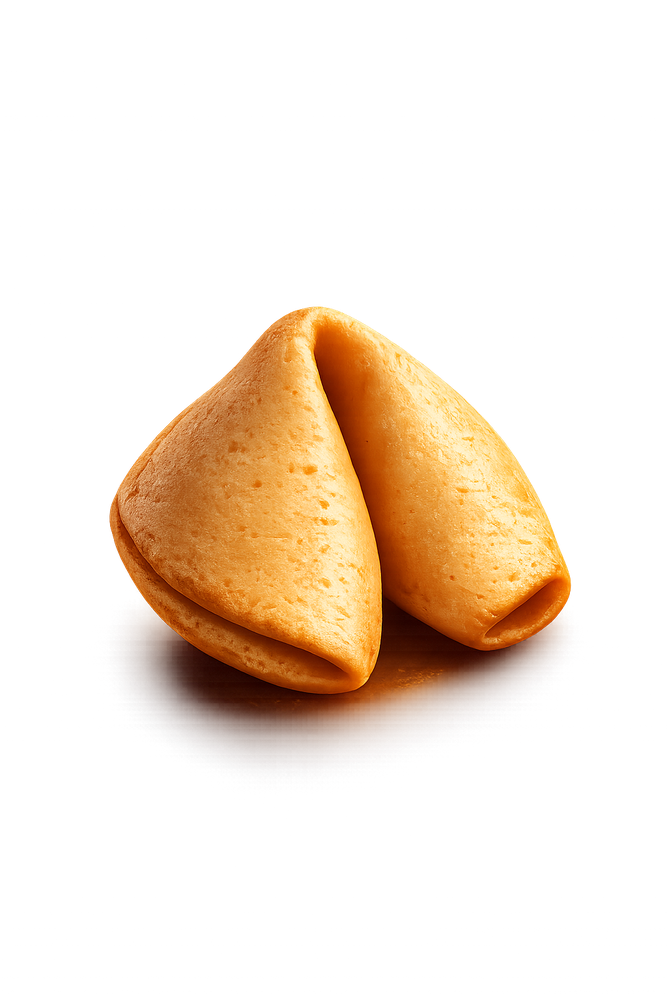
#> input picture android/design/intact_cookie.png, 667 x 1000 px, shrunk from 1024 x 1536 before the run
$ python make_halves.py
#> lines starting #> are read from the running program, lines starting #| are printed output that depends on the picture
"""
Generate left/right broken-cookie halves and cropped hero assets for Open Cookie.

The halves are derived from the real intact_cookie.png so they keep the same lighting,
texture, scale and perspective. The torn edge is intentionally solid and warm: no wide
alpha feather, no white/gray erase effect, only a believable baked crumb interior.
"""
import os
import math
import random
import numpy as np
from PIL import Image

SRC_DIR = os.path.dirname(__file__)
OUT_DIR = os.path.join(SRC_DIR, "..", "app", "src", "main", "res", "drawable-nodpi")
os.makedirs(OUT_DIR, exist_ok=True)

random.seed(73)


def crop_to_content(im, pad=8):
    bbox = im.split()[3].getbbox()
    l, t, r, b = bbox
    l = max(0, l - pad); t = max(0, t - pad)
    r = min(im.width, r + pad); b = min(im.height, b + pad)
    return im.crop((l, t, r, b))


def build_tear(h, w):
    """A jagged, slightly leaning tear line with larger solid irregularities."""
    center = 0.5 * w
    lean = 0.035 * w
    n = 18
    ctrl = [
        center + lean * (i / (n - 1) - 0.5) + random.uniform(-0.045, 0.045) * w
        for i in range(n)
    ]
    ys = np.linspace(0, h - 1, n)
    boundary = np.interp(np.arange(h), ys, ctrl)

    coarse = np.array([random.uniform(-0.018, 0.018) * w for _ in range(h)])
    coarse = np.convolve(coarse, np.ones(13) / 13, mode="same")

    fine = np.array([random.uniform(-0.009, 0.009) * w for _ in range(h)])
    fine = np.convolve(fine, np.ones(5) / 5, mode="same")

    scallop = (
        np.sin(np.linspace(0.0, math.tau * 6.5, h) + 0.7) * 0.0065 * w
        + np.sin(np.linspace(0.0, math.tau * 13.0, h) + 1.2) * 0.003 * w
    )
    return boundary + coarse + fine + scallop


def make_half(arr, boundary, side, edge_depth):
    """Cut one half and shade the torn edge as a solid, warm crumb interior."""
    h, w, _ = arr.shape
    xg = np.broadcast_to(np.arange(w), (h, w)).astype(float)
    bx = boundary[:, None]
    out = arr.copy()
    if side == "left":
        keep = xg < bx
        dist = bx - xg  # >0 inside piece, small near edge
    else:
        keep = xg >= bx
        dist = xg - bx

    alpha = out[..., 3] * keep
    out[..., 3] = alpha

    rng = np.random.default_rng(73 if side == "left" else 91)
    depth_profile = np.array(
        [random.uniform(0.82, 1.16) for _ in range(h)],
        dtype=float,
    )
    depth_profile = np.interp(
        np.arange(h),
        np.linspace(0, h - 1, len(depth_profile)),
        depth_profile,
    )[:, None]
    depth_profile = np.convolve(depth_profile[:, 0], np.ones(25) / 25, mode="same")[:, None]
    depth_profile = edge_depth * depth_profile

    crumb = np.clip(1.0 - dist / depth_profile, 0.0, 1.0) * keep
    crumb = crumb ** 1.2
    root = np.clip(1.0 - dist / (depth_profile * 0.28), 0.0, 1.0) * keep
    highlight = np.clip(1.0 - dist / (depth_profile * 0.62), 0.0, 1.0) * keep

    light = np.array([244.0, 205.0, 132.0])
    warm = np.array([226.0, 168.0, 83.0])
    root_shadow = np.array([173.0, 103.0, 41.0])
    speckle = rng.normal(0.0, 1.0, (h, w))
    speckle = np.clip(speckle, -1.6, 1.6)

    for c in range(3):
        base = out[..., c]
        base = base * (1.0 - crumb * 0.55) + warm[c] * crumb * 0.55
        base = base * (1.0 - highlight * 0.16) + light[c] * highlight * 0.16
        base = base * (1.0 - root * 0.22) + root_shadow[c] * root * 0.22
        base = base + crumb * speckle * 10.0
        out[..., c] = np.clip(base, 0, 255)

    return out


def main():
    intact = Image.open(os.path.join(SRC_DIR, "intact_cookie.png")).convert("RGBA")
#> intact is the input picture: PIL image 667x1000 RGBA; mean R, G, B, A 43.7, 27.4, 12.4, 51.6
    intact = crop_to_content(intact)
#> in crop_to_content, `bbox = im.split()[3].getbbox()`: bbox = (2, 38, 667, 994)
#> in crop_to_content, `l, t, r, b = bbox`: l = 2; t = 38; r = 667; b = 994
#> in crop_to_content, `l = max(0, l - pad)`: l = 0
#> in crop_to_content, `t = max(0, t - pad)`: t = 30
#> in crop_to_content, `b = min(im.height, b + pad)`: b = 1000
#> in crop_to_content, `return im.crop((l, t, r, b))`:
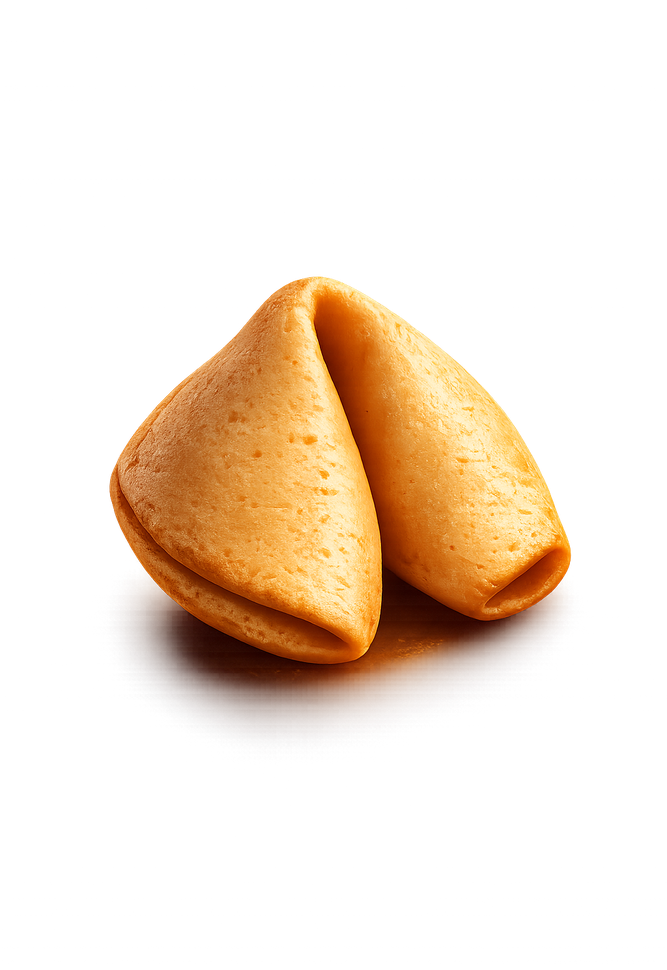
#> returned value: PIL image 667x970 RGBA; mean R, G, B, A 45.1, 28.3, 12.7, 53.2; transparent parts drawn white
    w, h = intact.size
#> w = 667; h = 970
    arr = np.asarray(intact, dtype=float)
    arr[..., 3] = np.where(arr[..., 3] < 6, 0, arr[..., 3])

    boundary = build_tear(h, w)
    edge_depth = 0.10 * w
#> edge_depth = 66.7

    left = make_half(arr, boundary, "left", edge_depth)
    right = make_half(arr, boundary, "right", edge_depth)
#> call 2 of make_half, with boundary = array of shape (970,), side = 'right', edge_depth = 66.7
#> in make_half (call 2), `alpha = out[..., 3] * keep`:
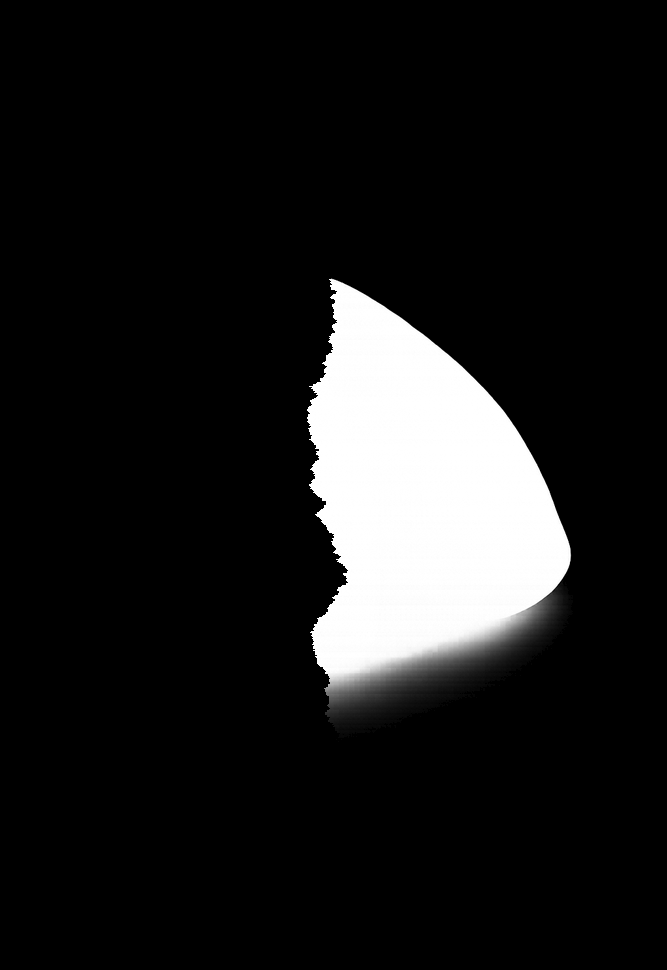
#> alpha: shape (970, 667) float64; min 0, max 255, mean 27.6
#> the loop in make_half (call 2), `for c in range(3):` made 3 passes
#> pass 1, in make_half (call 2), `base = base * (1.0 - crumb * 0.55) + warm[c] * crumb * 0.55`:
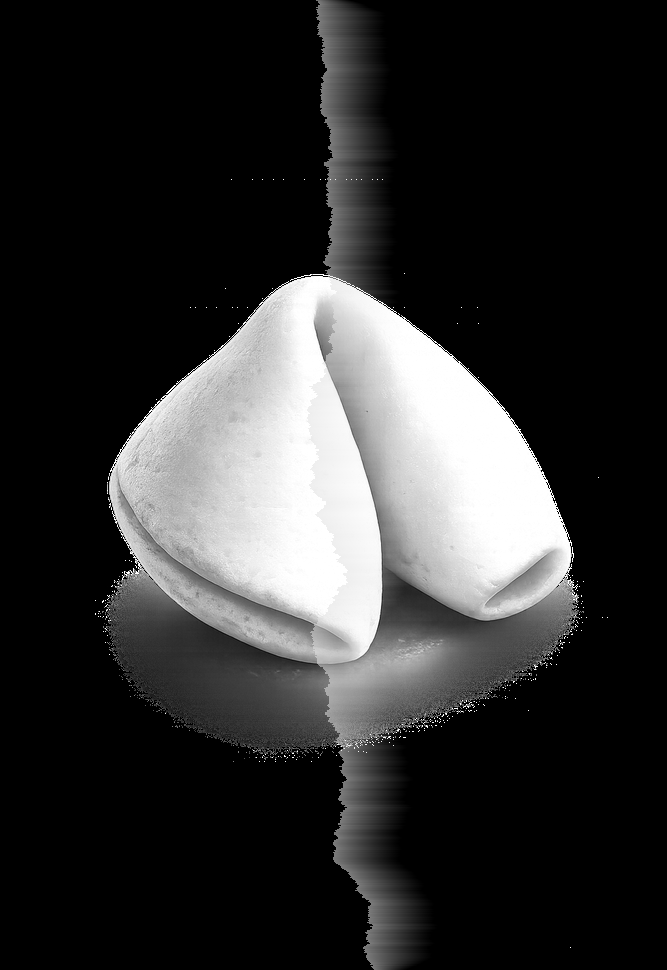
#> base: shape (970, 667) float64; min 0, max 255, mean 48.3
#> after the loop in make_half (call 2), `for c in range(3):`:
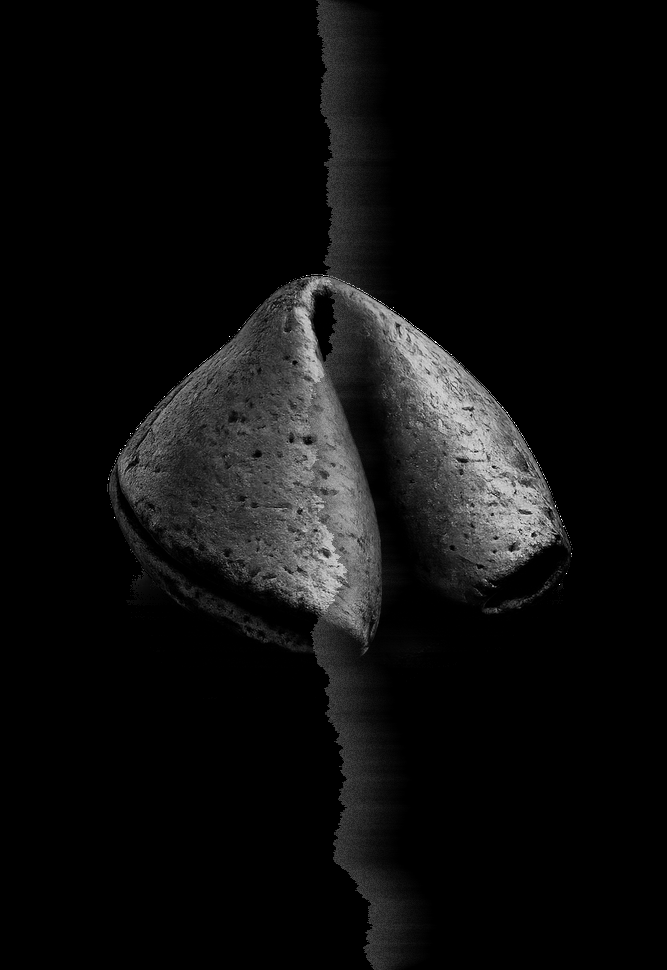
#> base: shape (970, 667) float64; min 0, max 255, mean 14.2

    Image.fromarray(left.round().astype(np.uint8), "RGBA").save(
        os.path.join(OUT_DIR, "cookie_left_half.png"))
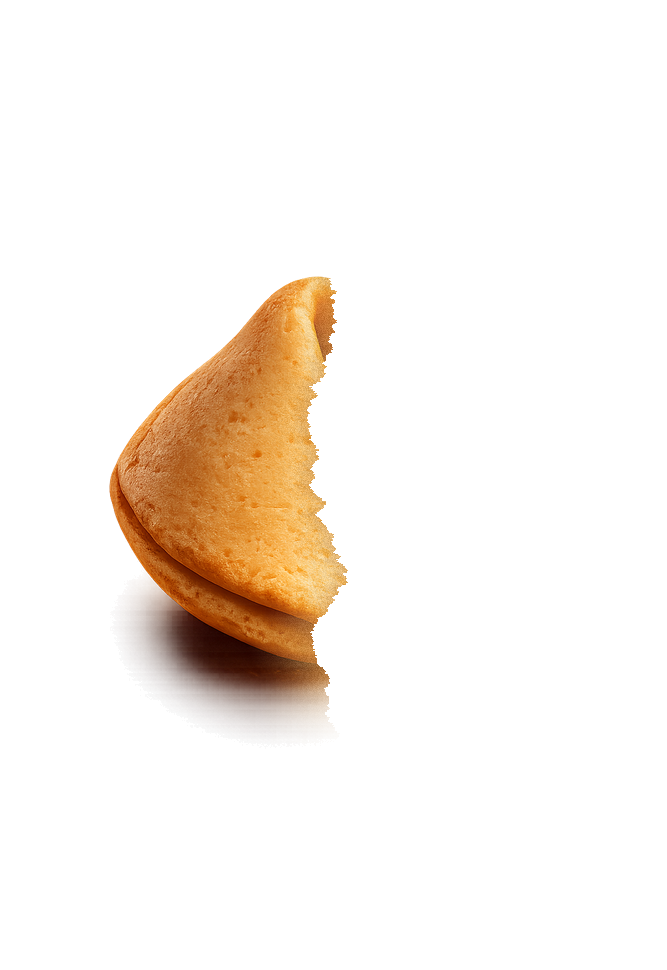
#> saved as cookie_left_half.png: PIL image 667x970 RGBA; mean R, G, B, A 48.6, 31.1, 14.2, 25.6; transparent parts drawn white
    Image.fromarray(right.round().astype(np.uint8), "RGBA").save(
        os.path.join(OUT_DIR, "cookie_right_half.png"))
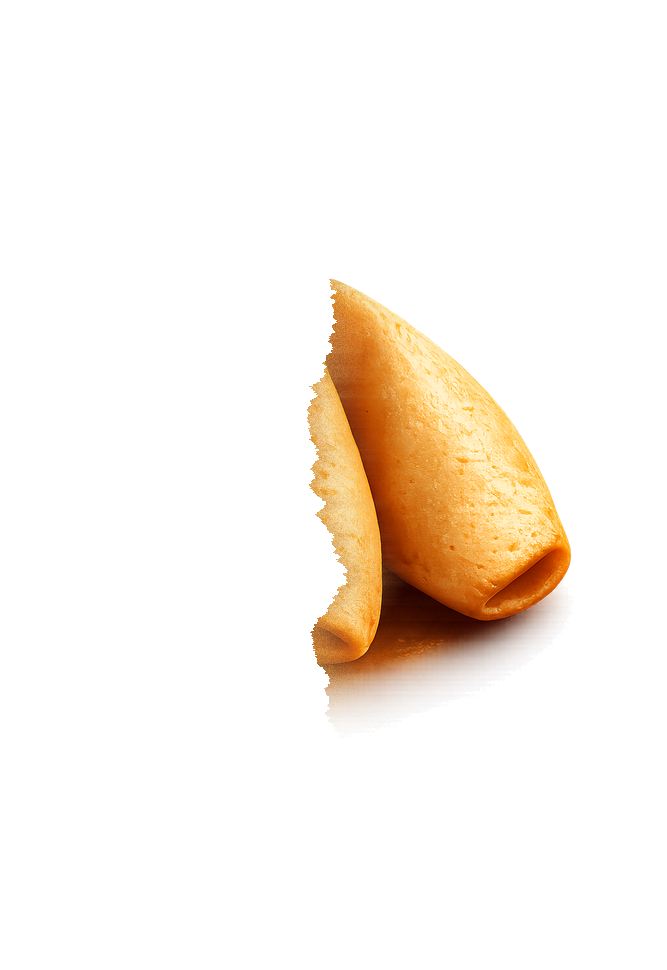
#> saved as cookie_right_half.png: PIL image 667x970 RGBA; mean R, G, B, A 48.7, 31.2, 14.2, 27.6; transparent parts drawn white
    intact.save(os.path.join(OUT_DIR, "intact_cookie.png"))

    paper = Image.open(os.path.join(SRC_DIR, "fortune_paper.png")).convert("RGBA")
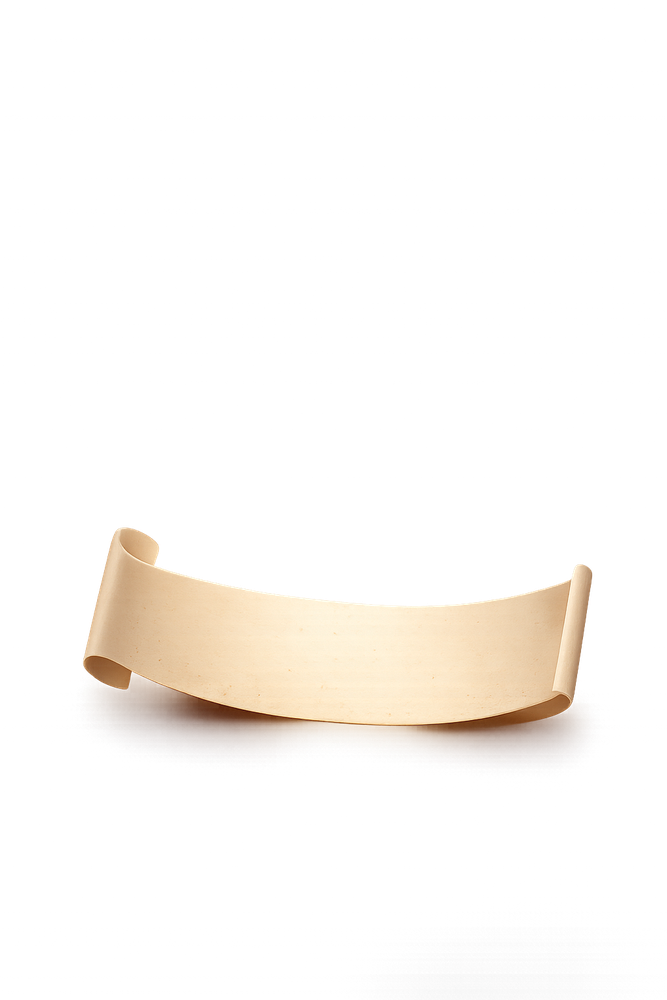
#> input picture android/design/fortune_paper.png, 667 x 1000 px, shrunk from 1024 x 1536 before the run
#> paper is the input picture: PIL image 667x1000 RGBA; mean R, G, B, A 26.3, 21.6, 17, 25.3
    paper = crop_to_content(paper)
    paper.save(os.path.join(OUT_DIR, "fortune_paper.png"))

    print("intact", intact.size)
#| intact (667, 970)
    print("wrote halves + intact + paper to", os.path.abspath(OUT_DIR))


if __name__ == "__main__":
    main()
